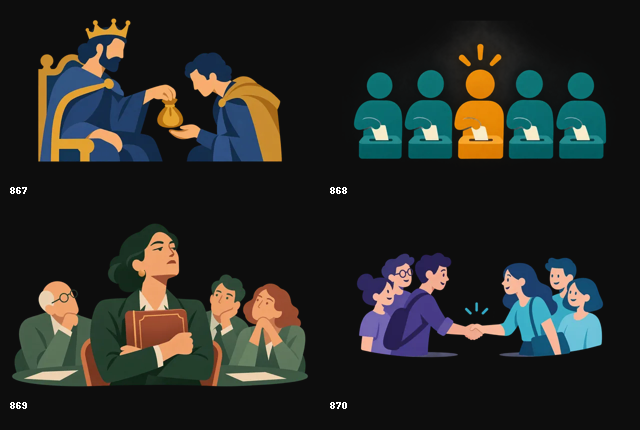
#> input picture reports/illustrations-867-870-review.png, 640 x 430 px, given in place of 313.webp, which was not available
$ python make-gap-review-sheets.py
#> lines starting #> are read from the running program, lines starting #| are printed output that depends on the picture
import json,math
from pathlib import Path
from PIL import Image,ImageDraw
R=Path(__file__).resolve().parents[1];out=R/'tmp/posts-gap-313-352';out.mkdir(parents=True,exist_ok=True)
for start in range(313,353,8):
    ids=list(range(start,min(start+8,353)))
    sheet=Image.new('RGB',(1280,math.ceil(len(ids)/4)*220),'#111111');d=ImageDraw.Draw(sheet)
#> after `sheet = Image.new('RGB', (1280, math.ceil(len(ids) / 4) * 220), '#1111`: sheet: PIL image 1280x440 RGB; every value is 17
    for n,id in enumerate(ids):
        image=Image.open(R/f'static/illustrations-ai/{id}.webp').convert('RGBA');image.thumbnail((320,180))
#> after `image.thumbnail((320, 180))`:
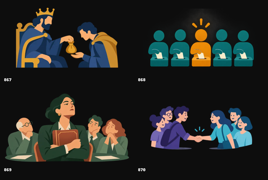
#> image: PIL image 268x180 RGBA; mean R, G, B, A 39.1, 40.8, 37.2, 255
        x=(n%4)*320;y=(n//4)*220;sheet.paste(image,(x,y+20),image);d.text((x+10,y+3),str(id),fill='white')
#> after `sheet.paste(image, (x, y + 20), image)`:
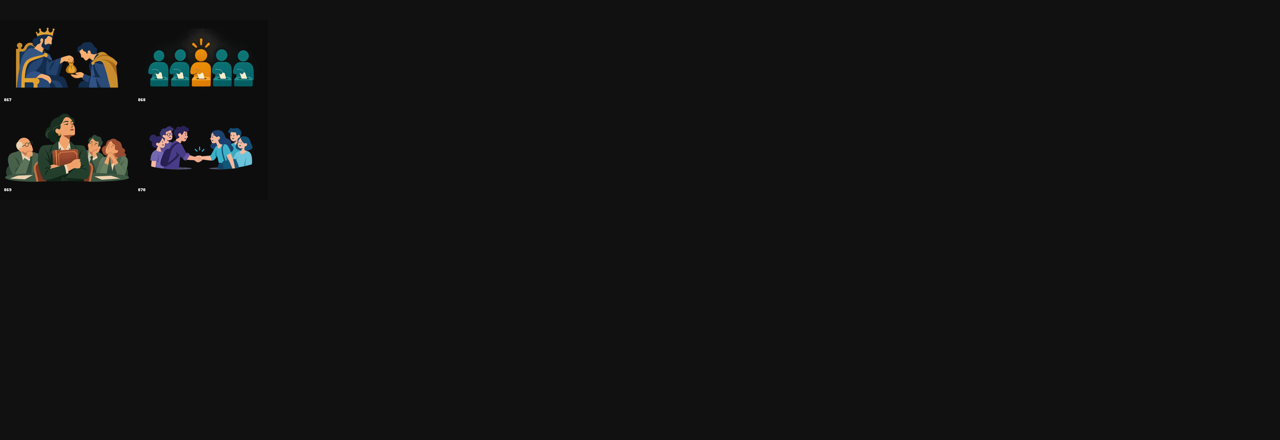
#> sheet: PIL image 1280x440 RGB; mean R, G, B 18.9, 19, 18.7
#> (the run stopped early here; a loop or call above may not have finished)

$ run again, on reports/illustrations-877-886-320.png
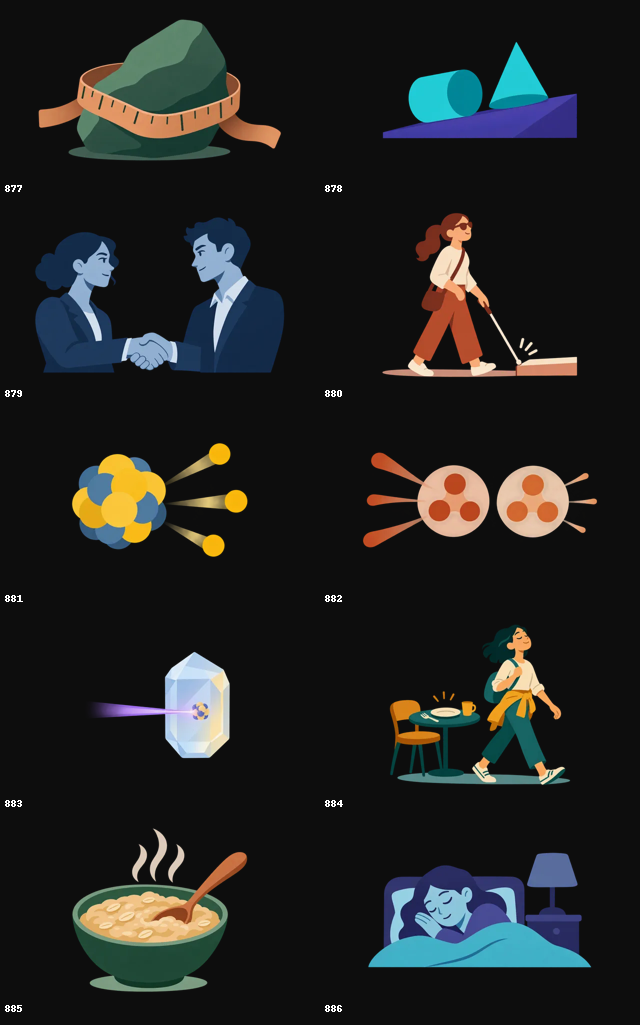
#> input picture reports/illustrations-877-886-320.png, 640 x 1025 px, given in place of 313.webp, which was not available
#> `image.thumbnail((320, 180))`:
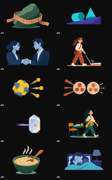
#> image: PIL image 112x180 RGBA; mean R, G, B, A 33.4, 34.8, 33.7, 255
#> `sheet.paste(image, (x, y + 20), image)`:
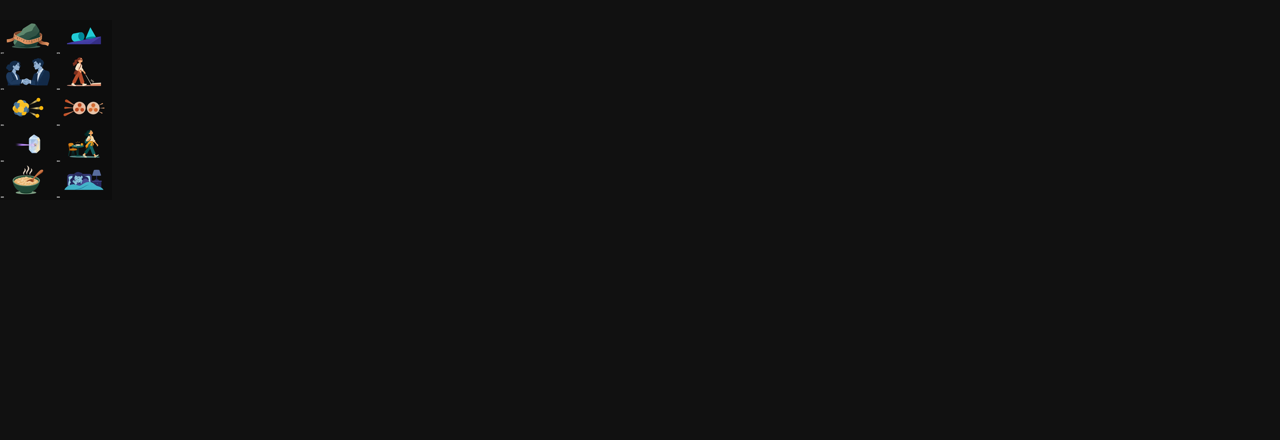
#> sheet: PIL image 1280x440 RGB; mean R, G, B 17.6, 17.6, 17.6

$ run again, on reports/illustrations-887-896-160.png
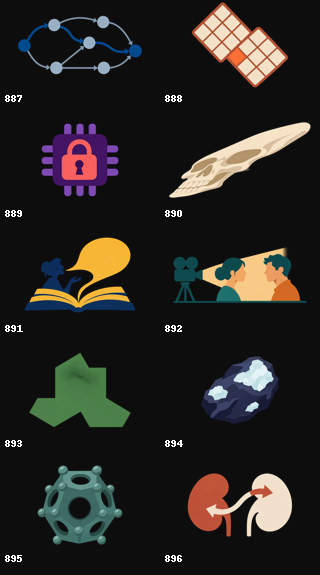
#> input picture reports/illustrations-887-896-160.png, 320 x 575 px, given in place of 313.webp, which was not available
#> `image.thumbnail((320, 180))`:
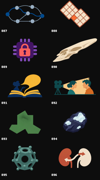
#> image: PIL image 100x180 RGBA; mean R, G, B, A 40.4, 37.9, 34.4, 255
#> `sheet.paste(image, (x, y + 20), image)`:
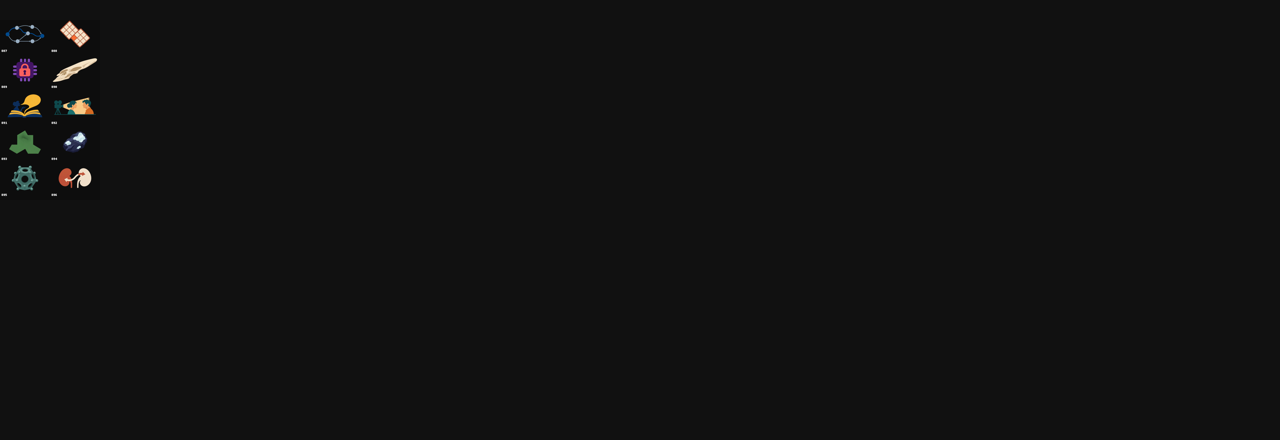
#> sheet: PIL image 1280x440 RGB; mean R, G, B 17.7, 17.7, 17.6
